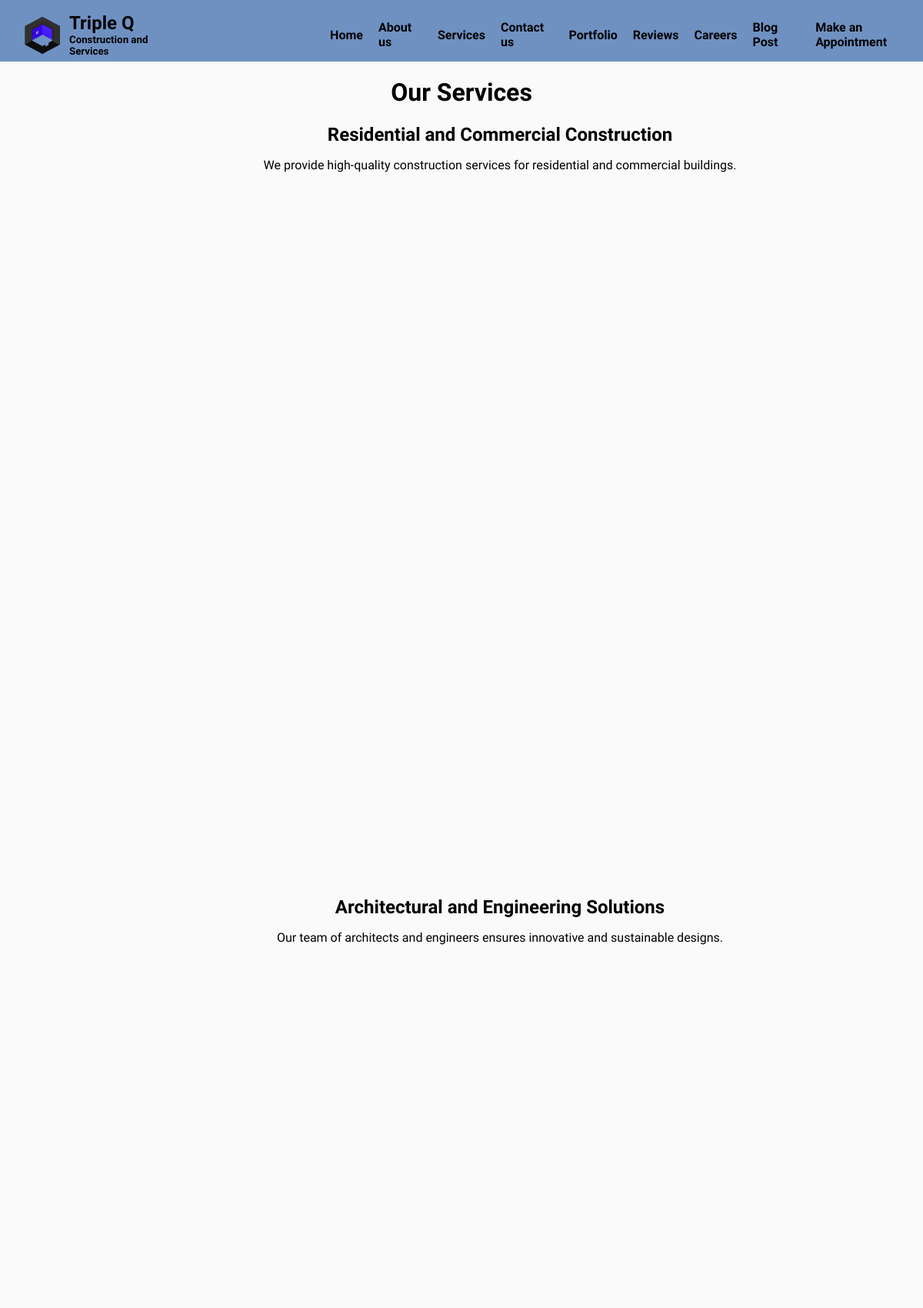
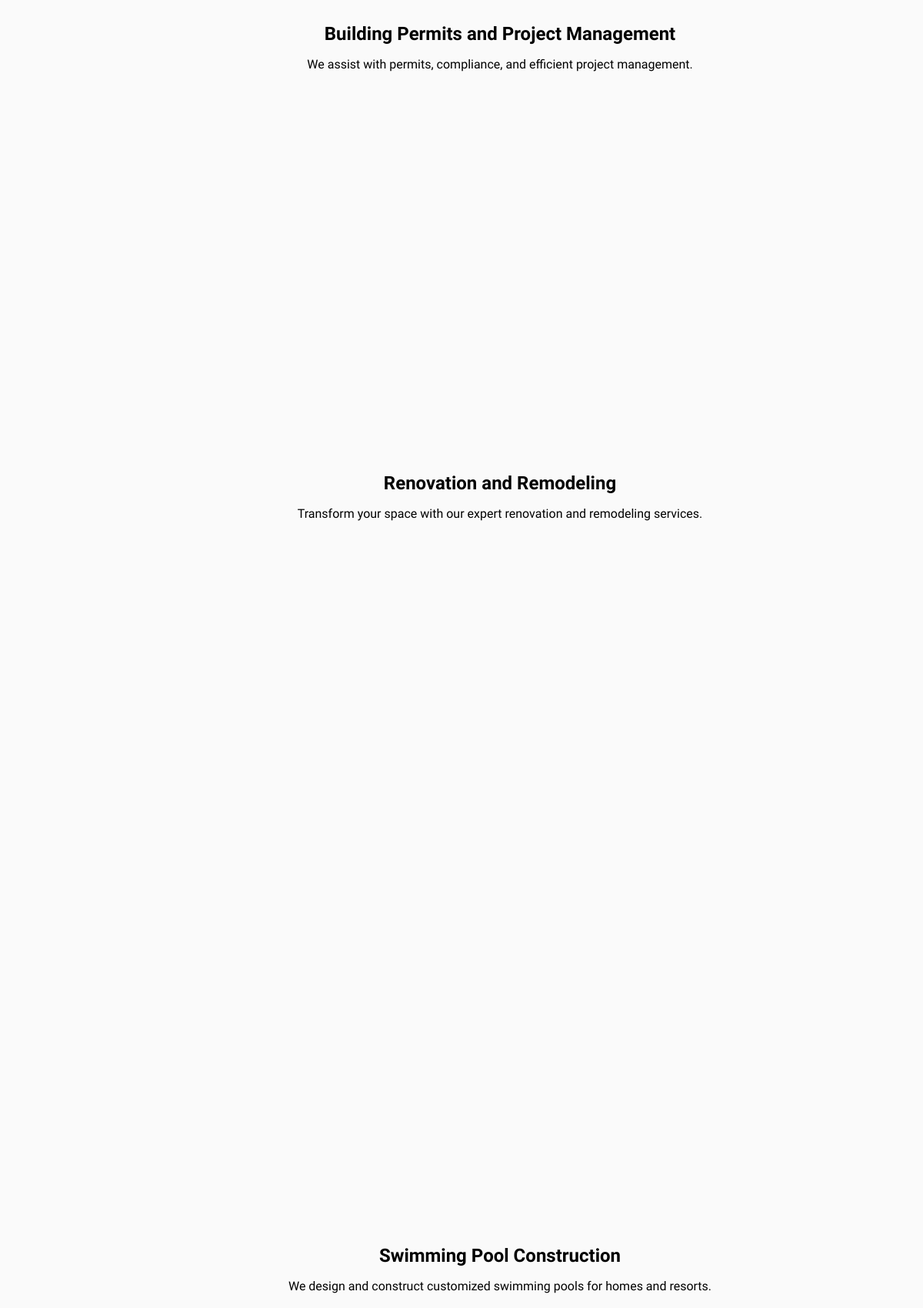
/services (upper part), run on the app's committed database (2 pictures, top to bottom).
### tables this page shows
CREATE TABLE services (
    id INTEGER PRIMARY KEY AUTOINCREMENT,
    name TEXT NOT NULL,
    description TEXT NOT NULL
);

### app.py (the view)
@app.route("/services")
def services():
    services = db.execute("SELECT * FROM services")
    projects = db.execute("""
        SELECT projects.id, projects.title, projects.description, services.name AS service_name
        FROM projects
        JOIN services ON projects.service_id = services.id
    """)
    images = db.execute("SELECT * FROM project_images")
    return render_template("services.html", services=services, projects=projects, images=images)

### templates/services.html (shortened to what this page needs)
{% extends "layout.html" %}
{% block stylesheet %}
    <link rel="stylesheet" href="/static/styles/services.css">
{% endblock %}
{% block main %}
    <div class="container my-5">
        <h1 class="text-center mb-4">Our Services</h1>
        {% for service in services %}
            <div class="card shadow-lg mb-4">
                <div class="card-body">
                    <h2 class="card-title text-primary">{{ service.name }}</h2>
                    <p class="card-text">{{ service.description }}</p>
                    <div class="row justify-content-center">
                    </div>
                </div>
            </div>
        {% endfor %}
    </div>
{% endblock %}

### static/styles/general.css (style rules this page uses)
html, body { margin: 0; padding: 0; overflow-x: hidden; min-height: 100vh; display: flex; flex-direction: column; }
body { background-color: rgba(245, 245, 245, 0.49); }
body, h2, h5 { margin: 0; padding: 0; font-family: "Arima"; }
body { position: relative; min-height: 100vh; }

### static/styles/services.css (style rules this page uses)
.container { display: flex; flex-direction: column; align-items: center; text-align: center; }
.card { width: 80%; max-width: 800px; }
.card-body { display: flex; flex-direction: column; align-items: center; text-align: center; margin-left: 100px; }

### data on the page
services: name "Residential and Commercial Construction", description "We provide high-quality construction services for residential and commercial buildings."
services: name "Architectural and Engineering Solutions", description "Our team of architects and engineers ensures innovative and sustainable designs."
services: name "Building Permits and Project Management", description "We assist with permits, compliance, and efficient project management."
services: name "Renovation and Remodeling", description "Transform your space with our expert renovation and remodeling services."
services: name "Swimming Pool Construction", description "We design and construct customized swimming pools for homes and resorts."
